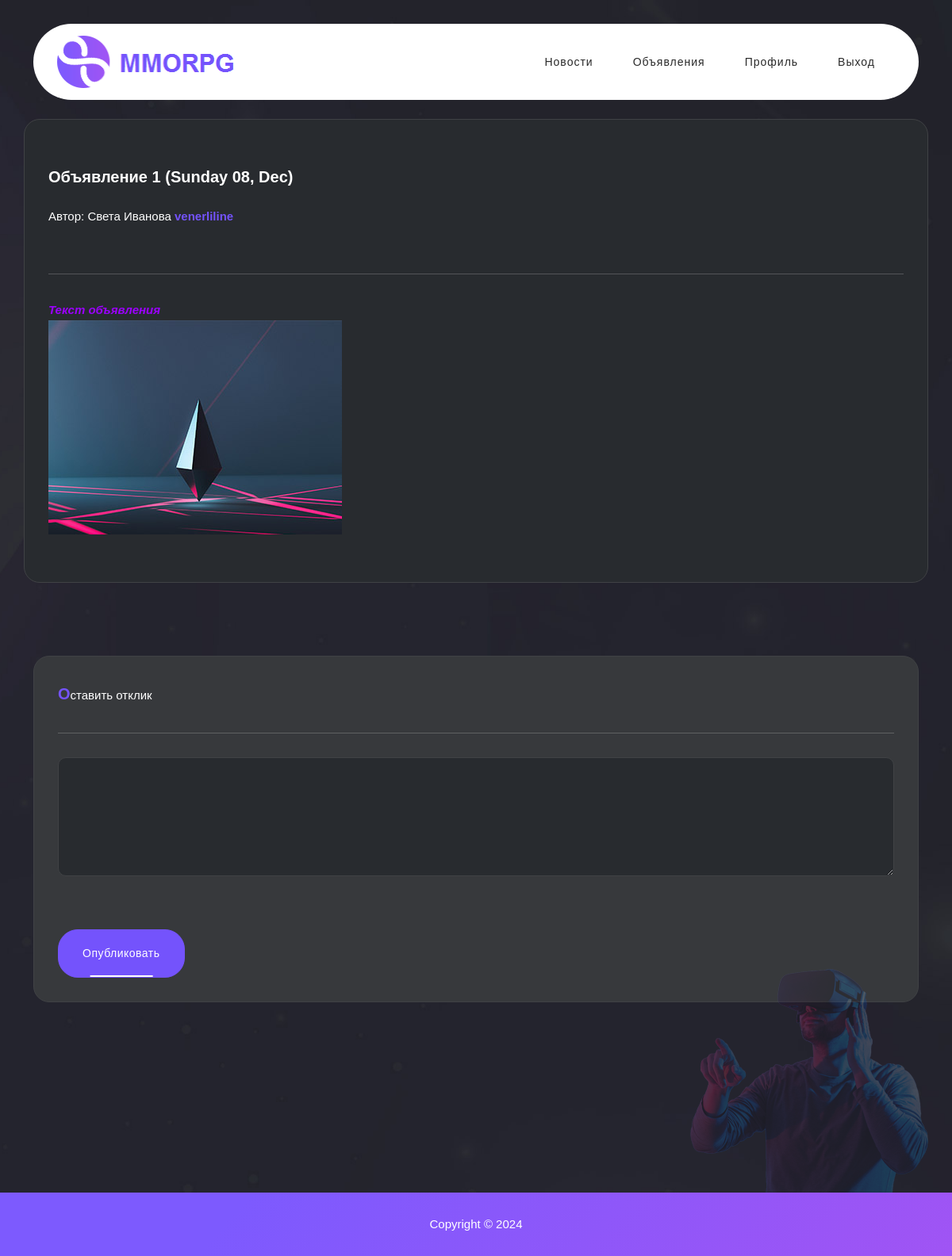
Screenshot of /posts/1 (signed in) with the database file from the repository.
### posts/models.py (models this page shows, shortened)
class Post(models.Model):
    title = models.CharField(max_length=150)
    create_date = models.DateTimeField(auto_now_add=True)
    description = models.TextField()
    category = models.CharField(max_length=35,
                                choices=CATEGORIES)
    author = models.ForeignKey(User, on_delete=models.CASCADE)
    class Meta:
        verbose_name = 'Объявление'
        verbose_name_plural = 'Объявления'

### posts/views.py (the view)
# urls.py: path('<int:pk>', PostDetail.as_view(), name='detail_post'),
class PostDetail(LoginRequiredMixin, DetailView):
    model = Post
    template_name = 'detail_post.html'
    context_object_name = 'post'
    pk_url_kwarg = 'pk'
    def post(self, request, *args, **kwargs):
        post = self.get_object()
        form = ReplyForm(request.POST)
        if form.is_valid():
            reply = form.save(commit=False)
            reply.post = post
            reply.user = self.request.user
            reply.save()
        return redirect('detail_post', pk=post.pk)
    def get_context_data(self, **kwargs):
        context = super().get_context_data(**kwargs)
        return context
    def get_object(self, *args, **kwargs):
        obj = cache.get(f'post-{self.kwargs["pk"]}', None)
        if not obj:
            obj = super().get_object(queryset=self.queryset)
            cache.set(f'post-{self.kwargs["pk"]}', obj)
        return obj

### posts/templatetags/custom_filters.py (called while the page is built)
@register.filter()
def get_nike(user_email):
    return user_email.split('@')[0]

@register.filter()
def get_title(current_url, is_html: bool = False):
    if is_html:
        return mark_safe('<em>О</em>бъявления' if 'post' in current_url else '<em>Н</em>овости')
    else:
        return 'Объявления' if 'post' in current_url else 'Новости'

### templates/posts/detail_post.html (shortened to what this page needs)
{% extends 'default.html' %}
{% load custom_filters %}
{% block content %}
<div class="discover-items item-details-page">
    <div class="container">
      <div class="row">
        <div class="col-lg-12">
        </div>
        <div class="item">
          <div class="right-content">
            <h4>{{ post.title }} ({{ post.create_date|date:'l d, M' }})</h4>
            <span class="author owner">
              <h6>Автор: {{ post.author.first_name }} {{ post.author.last_name }} <a href="#">{{ post.author.email|get_nike }}</a></h6>
            </span>
            <div class="line-dec"></div>
            <span class="bid" style="color: #fff">
                {% if post.description %}
                    {{ post.description|safe }}
                {% else %}
                    {{ post.text|safe }}
                {% endif %}
            </span>
          </div>
        </div>
        {% if request.user.is_authenticated %}
          {% if 'post' in request.get_full_path %}
            {% if request.user != post.author %}
                <form method="POST" role="search">
                    <div id="contact" class="item" style="margin-top: 0px; padding: 30px 30px; width: 100%; max-width: 100%">
                        <span class="bid">
                          <strong>О</strong>ставить отклик<br>
                        </span>
                        <div class="line-dec"></div>
                        <textarea name="text" placeholder="Оставить отклик..." autocomplete="on" required style="border-radius: 10px;"> </textarea>
                      <span class="ends">
                        <button type="submit" id="form-submit" class="orange-button">Опубликовать</button>
                      </span>
                    </div>
                </form>
            {% endif %}
          {% endif %}
        {% endif %}
      </div>
    </div>
  </div>
{% endblock content %}

### static/assets/css/templatemo-liberty-market.css (style rules this page uses)
html, body, div, span, applet, object, iframe, h1, h2, h3, h4, h5, h6, p, blockquote, div pre, a, abbr, acronym, address, big, cite, code, del, dfn, em, font, img, ins, kbd, q, s, samp, small, strike, strong, sub, sup, tt, var, b, u, i, center, dl, dt, dd, ol, ul, li, figure, header, nav, section, article, aside, footer, figcaption { margin: 0; padding: 0; border: 0; outline: 0; }
* { box-sizing: border-box; }
html, body { font-family: 'Roboto', sans-serif; font-weight: 400; background-color: #1e1e1e; font-size: 16px; -ms-text-size-adjust: 100%; -webkit-font-smoothing: antialiased; -moz-osx-font-smoothing: grayscale; }
a { text-decoration: none !important; }
h1, h2, h3, h4, h5, h6 { margin-top: 0px; margin-bottom: 0px; color: #fff; font-weight: 700; }
p { font-size: 15px; line-height: 30px; color: #fff; }
img { width: 100%; overflow: hidden; }
html, body { background: #fff; font-family: 'Roboto', sans-serif; }
.discover-items { background-image: url(../images/dark-bg.jpg); background-repeat: no-repeat; background-position: center center; background-size: cover; padding: 200px 0px 10px 0px; position: relative; }
.discover-items #search-form, .discover-items #contact { margin-top: 15px; }
.discover-items .item span.author { display: inline-flex; width: 100%; }
.discover-items .item img { margin-top: -32px; position: relative; z-index: 1; }
.discover-items .item h4 { font-size: 20px; margin-top: 30px; }
.discover-items .item .line-dec { width: 100%; height: 1px; background-color: rgba(255,255,255,0.2); margin: 30px 0px; }
.discover-items .item { background-color: #282b2f; border: 1px solid #404245; padding: 30px; border-radius: 20px; position: relative; margin-bottom: 52px; }
.discover-items .item span { color: #fff; display: inline-block; font-size: 15px; }
.discover-items .item span strong { font-size: 20px; }
.item-details-page { background-image: url(../images/dark-bg.jpg); background-repeat: no-repeat; background-position: center center; background-size: cover; padding: 120px 0px 120px 0px; position: relative; }
.item-details-page:after { background-image: url(/static/assets/images/category-collection-dec.png); width: 300px; height: 282px; position: absolute; bottom: 0; right: 30px; content: ''; z-index: 1; }
.item-details-page h4 { font-size: 20px; margin-bottom: 25px; }
.item-details-page span.author { display: flex; margin-bottom: 30px; }
.item-details-page span.author h6 { font-size: 15px; font-weight: 400; line-height: 25px; }
.item-details-page span.author a { color: #7453fc; font-weight: 700; margin-top: 5px; }
.item-details-page p { margin-bottom: 30px; }
.item-details-page span { color: #fff; display: inline-block; font-size: 15px; }
.item-details-page span strong { font-size: 20px; color: #7453fc; }
.item-details-page p { position: relative; z-index: 2; }
.item-details-page span.bid, .item-details-page span.owner, .item-details-page span.ends { line-height: 35px; position: relative; z-index: 2; }
.item-details-page form { margin-top: 40px; }
.item-details-page button { font-size: 14px; color: #fff; background-color: #7453fc; border: 1px solid #7453fc; padding: 12px 30px; display: inline-block; border-radius: 25px; font-weight: 500; text-transform: capitalize; letter-spacing: 0.5px; transition: all .3s; position: relative; overflow: hidden; }
.item-details-page button:after { width: 50%; height: 2px; background-color: #fff; content: ''; position: absolute; left: 50%; bottom: 0; transform: translateX(-50%); }
#contact { background-color: #37393c; border-radius: 20px; padding: 60px 30px; margin-bottom: 120px; }
#contact textarea { width: 100%; height: 150px; text-align: left; padding: 0px 15px; background-color: #282b2f; border: 1px solid #404245; margin-bottom: 30px; font-weight: 500; color: #afafaf; }
#contact textarea::placeholder { color: #afafaf; }
#contact button { margin-top: 30px; width: 100%; text-align: center; }
body { overflow-x: hidden; }

### rows the page displays
Post: title "Объявление 1", create_date "Sunday 08, Dec", author.first_name "Света", author.last_name "Иванова", author.email|get_nike "venerliline", description "Текст объявления", description (picture)
